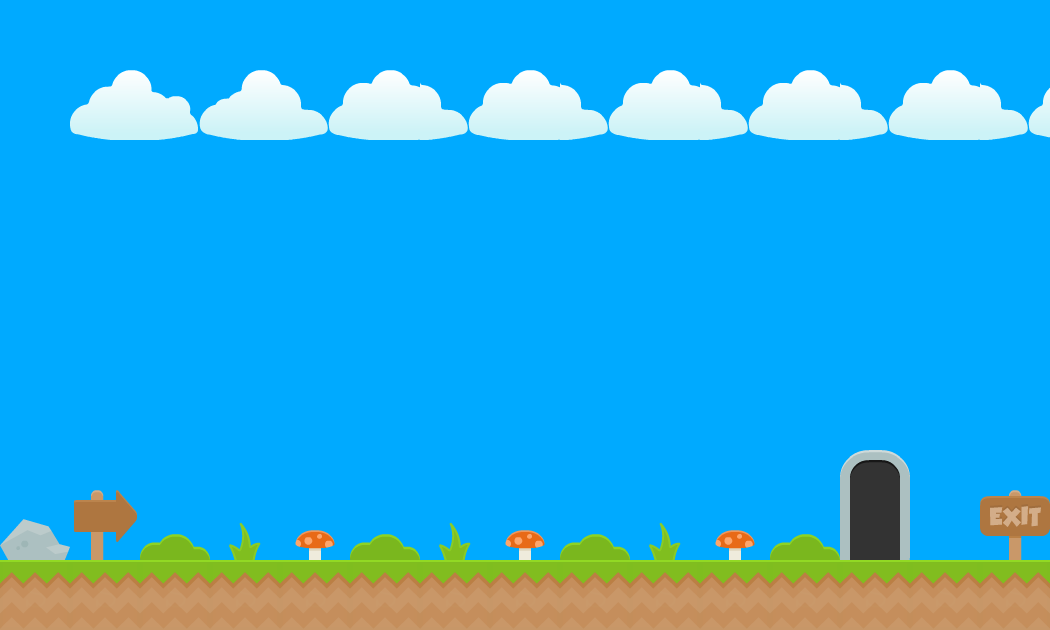

A level layout from a 2D game, rendered from its tile map. Below: a short description, then the map file with tile-grid data replaced by summaries:
An orthogonal 15x9 tile map with 70x70 px tiles, 2 tile layers (Background, collision), 4 tilesets and 1 object (levelTrigger).

<map version="1.0" orientation="orthogonal" width="15" height="9" tilewidth="70" tileheight="70" backgroundcolor="#00aaff">
 <tileset firstgid="1" name="background-tiles" tilewidth="70" tileheight="70">
  <image source="../img/background-tiles.png" width="910" height="910" />
 </tileset>
 <tileset firstgid="170" name="meta-tiles" tilewidth="70" tileheight="70">
  <image source="../img/meta-tiles.png" width="350" height="70" />
  <tile id="1">
   <properties>
    <property name="type" value="lslope" />
   </properties>
  </tile>
  <tile id="3">
   <properties>
    <property name="type" value="rslope" />
   </properties>
  </tile>
  <tile id="4">
   <properties>
    <property name="type" value="solid" />
   </properties>
  </tile>
 </tileset>
 <tileset firstgid="175" name="item-spritesheet" tilewidth="70" tileheight="70">
  <image source="../img/item-spritesheet.png" width="560" height="560" />
 </tileset>
 <tileset firstgid="239" name="cloud-tiles" tilewidth="70" tileheight="70">
  <image source="../img/cloud-tiles.png" width="387" height="71" />
 </tileset>
 <layer name="Background" width="15" height="9">
  <data>[135 cells, 44 non-empty, 14 distinct tile ids]</data>
 </layer>
 <layer name="collision" width="15" height="9" opacity="0.01">
  <data>[135 cells, 15 non-empty, 1 distinct tile ids]</data>
 </layer>
 <objectgroup name="trigger-entities" width="15" height="9">
  <object name="levelTrigger" x="840" y="420" width="70" height="140">
   <properties>
    <property name="level" value="level01B" />
    <property name="xSpawn" value="200" />
    <property name="ySpawn" value="50" />
   </properties>
  </object>
 </objectgroup>
</map>
